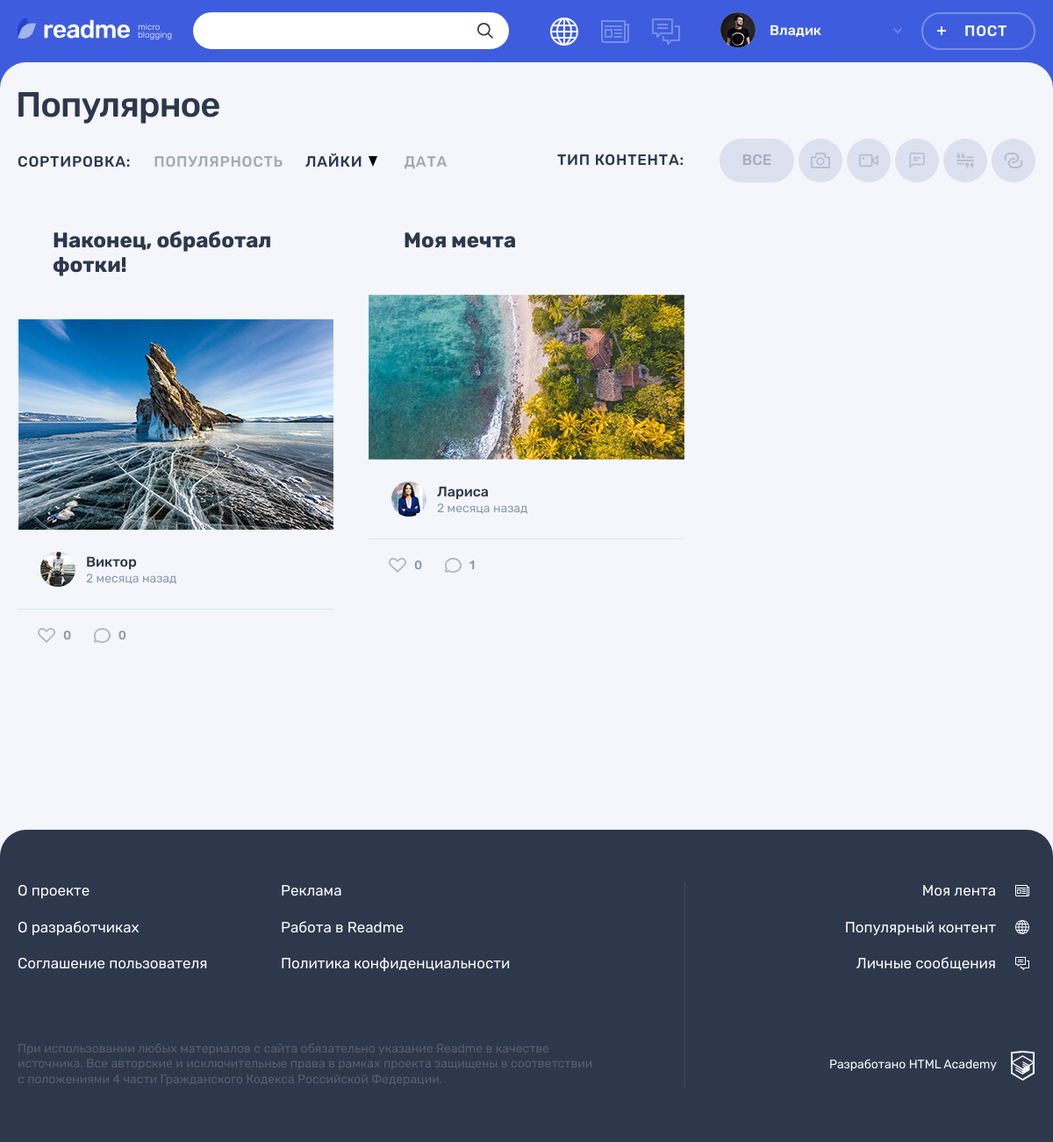
Screenshot of /popular.php?sort=likes&type_id=1 (signed in) with the database file from the repository.
### tables this page shows
CREATE TABLE types
(
  id              INT AUTO_INCREMENT PRIMARY KEY,
  title           VARCHAR(32) NOT NULL,
  class_name VARCHAR(32) NOT NULL
);

CREATE TABLE posts
(
  id           INT AUTO_INCREMENT PRIMARY KEY,
  dt_add       TIMESTAMP DEFAULT CURRENT_TIMESTAMP,
  title        VARCHAR(255) NOT NULL,
  text_content TEXT,
  quote_author VARCHAR(255),
  image        VARCHAR(255),
  video        VARCHAR(255),
  link         VARCHAR(255),
  views_count  INT DEFAULT 0,
  user_id      INT          NOT NULL,
  type_id      INT          NOT NULL,
  author_id    INT,
  repost_id    INT
);

CREATE TABLE users
(
  id       INT AUTO_INCREMENT PRIMARY KEY,
  dt_add   TIMESTAMP DEFAULT CURRENT_TIMESTAMP,
  email    VARCHAR(128) NOT NULL UNIQUE,
  login    VARCHAR(64)  NOT NULL,
  password VARCHAR(255) NOT NULL,
  avatar   VARCHAR(255)
);

### helpers.php (called while the page is built, shortened)
<?php
function get_noun_plural_form(int $number, string $one, string $two, string $many): string
{
    $number = (int)$number;
    $mod10 = $number % 10;
    $mod100 = $number % 100;
    switch (true) {
        case ($mod10 >= 2 && $mod10 <= 4):
            return $two;
    }
}
function include_template($name, array $data = [])
{
    $name = 'templates/' . $name;
    extract($data);
    require $name;
    $result = ob_get_clean();
    return $result;
}
function print_date_diff($date)
{
    $first_date = date_create($date);
    $now = date_create('now');
    $date_diff = date_diff($now, $first_date);
    foreach ($date_diff as $period => $amount) {
        if ($amount !== 0) {
            switch ($period) {
                case 'm':
                    return "$amount " . get_noun_plural_form($amount, 'месяц', 'месяца', 'месяцев');
                    break;
            }
        }
    }
}
function get_data($con, $stmt, $is_row)
{
    mysqli_stmt_execute($stmt);
    $result = mysqli_stmt_get_result($stmt);
    if ($is_row) {
        $data = mysqli_fetch_assoc($result);
    } else {
        $data = mysqli_fetch_all($result, MYSQLI_ASSOC);
    }
    return $data;
}

### models.php (called while the page is built, shortened)
<?php
function get_post_types($con)
{
    $sql = "SELECT * FROM `types`";
    $stmt = mysqli_prepare($con, $sql);
    $types = get_data($con, $stmt, false);
    return $types;
}
function get_filtered_posts($con, $filtered_property, $value, $limit, $order = 'views_count', $direction = 'DESC')
{
    if ($filtered_property) {
        $sql_filter = " WHERE $filtered_property = $value";
    } else {
        $sql_filter = "";
    }
    if ($limit) {
        $sql_limit = " LIMIT $limit";
    } else {
        $sql_limit = "";
    }
    if ($order) {
        $sql_order = " ORDER BY $order $direction";
    } else {
        $sql_order = "";
    }
    $sql = "SELECT p.*, u.login, u.avatar, t.class_name, (SELECT COUNT(*) FROM `likes` l WHERE l.post_id = p.id)  AS likes_count FROM `posts` p
            JOIN `users` u ON p.user_id = u.id
            JOIN `types` t ON p.type_id = t.id
            $sql_filter $sql_order $sql_limit;";
    $stmt = mysqli_prepare($con, $sql);
    $filtered_posts = get_data($con, $stmt, false);
    return $filtered_posts;
}
function get_all_liked_post_ids_by_user($con, $user_id)
{
    $sql = "SELECT `post_id` FROM `likes` WHERE `user_id` = '$user_id';";
    $stmt = mysqli_prepare($con, $sql);
    $all_liked_post_ids_by_user_from_db = get_data($con, $stmt, false);
    $all_liked_post_ids_by_user = [];
    $i = 0;
    foreach ($all_liked_post_ids_by_user_from_db as $item) {
        $all_liked_post_ids_by_user += [$i => $item['post_id']];
        $i++;
    }
    return $all_liked_post_ids_by_user;
}
function count_likes_of_post($con, $post_id)
{
    $sql = "SELECT `id` FROM `likes` WHERE `post_id` = '$post_id';";
    $result = mysqli_query($con, $sql);
    $records_count = mysqli_num_rows($result);
    return $records_count;
}
function count_comments_of_post($con, $post_id)
{
    $sql = "SELECT `id` FROM `comments` WHERE `post_id` = '$post_id';";
    $result = mysqli_query($con, $sql);
    $records_count = mysqli_num_rows($result);
    return $records_count;
}

### templates/main.php (the view, shortened to what this page needs)
<section class="page__main page__main--popular">
    <div class="container">
        <h1 class="page__title page__title--popular">Популярное</h1>
    </div>
    <div class="popular container">
        <div class="popular__filters-wrapper">
            <div class="popular__sorting sorting">
                <b class="popular__sorting-caption sorting__caption">Сортировка:</b>
                <ul class="popular__sorting-list sorting__list">
                    <?php foreach ($sort_types as $key => $sort_type): ?>
                        <li class="sorting__item <?= (($key === 'popular' && !isset($_GET['sort'])) || ($_GET['sort']) === $key) ? 'sorting__item--active' : '' ?>">
                            <a class="sorting__link <?= (($key === 'popular' && !isset($_GET['sort'])) || ($_GET['sort']) === $key) ? 'sorting__link--active' : '' ?>" href="popular.php?sort=<?= $key ?><?= (isset($_GET['type_id'])) ? '&type_id=' . $_GET['type_id'] : '' ?>">
                                <span><?= $sort_type['title'] ?></span>
                                <svg class="sorting__icon" width="10" height="12">
                                    <use xlink:href="#icon-sort"></use>
                                </svg>
                            </a>
                        </li>
                    <?php endforeach; ?>
                </ul>
            </div>
            <div class="popular__filters filters">
                <b class="popular__filters-caption filters__caption">Тип контента:</b>
                <ul class="popular__filters-list filters__list">
                    <li class="popular__filters-item popular__filters-item--all filters__item filters__item--all">
                        <a class="filters__button filters__button--ellipse filters__button--all  <?php if ($type_id === ''): ?>filters__button--active<?php endif; ?>" href="popular.php">
                            <span>Все</span>
                        </a>
                    </li>
                    <?php foreach ($types as $type): ?>
                        <li class="popular__filters-item filters__item">
                            <a class="filters__button filters__button--<?= $type['class_name']; ?> <?php if ($type_id === strval($type['id'])): ?>filters__button--active<?php endif; ?> button" href="popular.php?type_id=<?= $type['id']; ?>">
                                <svg class="filters__icon" width="22" height="18">
                                    <use xlink:href="#icon-filter-<?= $type['class_name']; ?>"></use>
                                </svg>
                            </a>
                        </li>
                    <?php endforeach; ?>
                </ul>
            </div>
        </div>
        <div class="popular__posts">
            <?php foreach ($posts as $key => $post): ?>
                <article class="popular__post post-<?= $post['class_name']; ?>">
                    <header class="post__header">
                        <h2>
                            <a href="/post.php?id=<?= $post['id']; ?>"><?= htmlspecialchars($post['title']) ?></a>
                        </h2>
                    </header>
                    <div class="post__main">
                        <?php if ($post['class_name'] === 'quote'): ?>
                            <blockquote>
                                <p><?= htmlspecialchars($post['text_content']) ?></p>
                                <cite><?= htmlspecialchars($post['quote_author']) ?></cite>
                            </blockquote>
                        <?php elseif ($post['class_name'] === 'photo'): ?>
                            <div class="post-photo__image-wrapper">
                                <img src="img/<?= htmlspecialchars($post['image']) ?>" alt="Фото от пользователя" width="360" height="240">
                            </div>
                        <?php endif; ?>
                    </div>
                    <footer class="post__footer">
                        <div class="post__author">
                            <a class="post__author-link" href="profile.php?id=<?= $post['user_id'] ?>" title="Автор">
                                <div class="post__avatar-wrapper">
                                    <img class="post__author-avatar" src="<?= $post['avatar'] ?>" alt="Аватар пользователя">
                                </div>
                                <div class="post__info">
                                    <b class="post__author-name"><?= htmlspecialchars($post['login']) ?></b>
                                    <time class="post__time" datetime="<?= date_format(date_create($post['dt_add']), 'Y-m-d'); ?>" title="<?= date_format(date_create($post['dt_add']), 'd.m.Y H:i'); ?>">
                                        <?= print_date_diff($post['dt_add']); ?> назад
                                    </time>
                                </div>
                            </a>
                        </div>
                        <div class="post__indicators">
                            <div class="post__buttons">
                                <a class="post__indicator post__indicator--likes button <?= (in_array($post['id'], $liked_post_ids_by_session_user)) ? 'post__indicator--likes-active' : '' ?>"
                                   href="<?= $_SERVER['REQUEST_URI'] ?>&liked_post_id=<?= $post['id'] ?>"
                                   title="Лайк">
                                    <svg class="post__indicator-icon" width="20" height="17">
                                        <use xlink:href="#icon-heart"></use>
                                    </svg>
                                    <span><?= count_likes_of_post($con, $post['id']) ?></span>
                                </a>
                                <a class="post__indicator post__indicator--comments button" href="post.php?id=<?= $post['id'] ?>#last_comment" title="Комментарии">
                                    <svg class="post__indicator-icon" width="19" height="17">
                                        <use xlink:href="#icon-comment"></use>
                                    </svg>
                                    <span><?= count_comments_of_post($con, $post['id']) ?></span>
                                </a>
                            </div>
                        </div>
                    </footer>
                </article>
            <?php endforeach; ?>
        </div>
        <div class="popular__page-links">
        </div>
    </div>
</section>

### rows the page displays
posts: title "Наконец, обработал фотки!", image (picture), user.avatar (picture), user.login "Виктор", dt_add "2 месяца", id "0"
posts: title "Моя мечта", image (picture), user.avatar (picture), user.login "Лариса", dt_add "2 месяца", id "0", id "1"

### other values shown
$user_name "Владик"
$sort_type['title'] "ПОПУЛЯРНОСТЬ"
$sort_type['title'] "ЛАЙКИ"
$sort_type['title'] "ДАТА"
